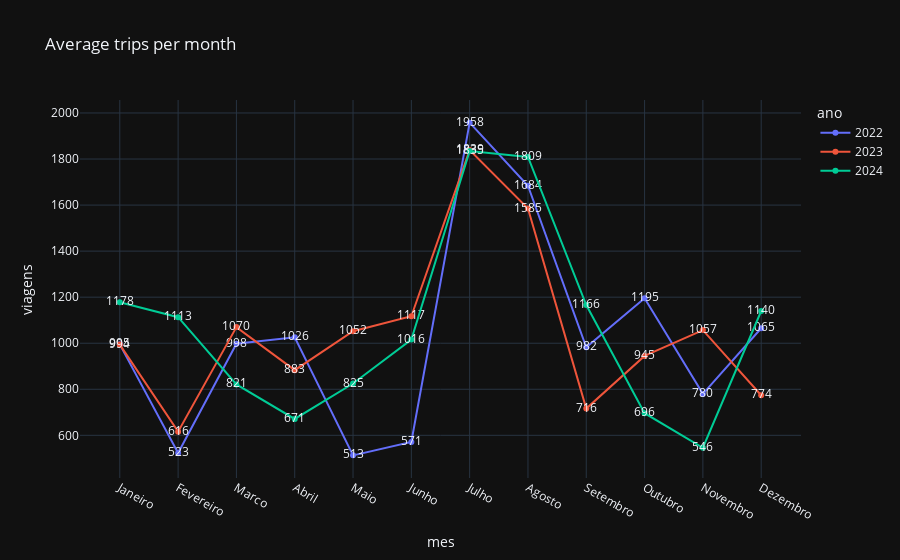

This figure's notebook cell:
### Code cell
# pd.set_option('display.max_rows', 5)

try:
    df = pd.read_csv(filepath_or_buffer=FILEPATH, sep=SEPARATOR, encoding=ENCODING)
    df_months = df.groupby(by=['mes'], sort=False).mean().reset_index()

    fig = px.line(data_frame=df, x=X_LABEL, y=Y_LABEL, title=TITLE, color=COLOR, text=TEXT)
    fig.show()

except FileNotFoundError:
    display('File not found')
    exit()

# df_months

### Figure 1 — Plotly figure (JSON) as saved in the notebook; plotly's stock layout.template omitted (floating-point values rounded to 4 significant figures)
{"data": [{"hovertemplate": "ano=2022<br>mes=%{x}<br>viagens=%{text}<extra></extra>", "legendgroup": "2022", "line": {"color": "#636efa", "dash": "solid"}, "marker": {"symbol": "circle"}, "mode": "lines+markers+text", "name": "2022", "orientation": "v", "showlegend": true, "text": [995.0, 523.0, 998.0, 1026.0, 513.0, 571.0, 1958.0, 1684.0, 982.0, 1195.0, 780.0, 1065.0], "x": ["Janeiro", "Fevereiro", "Marco", "Abril", "Maio", "Junho", "Julho", "Agosto", "Setembro", "Outubro", "Novembro", "Dezembro"], "xaxis": "x", "y": [995, 523, 998, 1026, 513, 571, 1958, 1684, 982, 1195, 780, 1065], "yaxis": "y", "type": "scatter"}, {"hovertemplate": "ano=2023<br>mes=%{x}<br>viagens=%{text}<extra></extra>", "legendgroup": "2023", "line": {"color": "#EF553B", "dash": "solid"}, "marker": {"symbol": "circle"}, "mode": "lines+markers+text", "name": "2023", "orientation": "v", "showlegend": true, "text": [994.0, 616.0, 1070.0, 883.0, 1052.0, 1117.0, 1839.0, 1585.0, 716.0, 945.0, 1057.0, 774.0], "x": ["Janeiro", "Fevereiro", "Marco", "Abril", "Maio", "Junho", "Julho", "Agosto", "Setembro", "Outubro", "Novembro", "Dezembro"], "xaxis": "x", "y": [994, 616, 1070, 883, 1052, 1117, 1839, 1585, 716, 945, 1057, 774], "yaxis": "y", "type": "scatter"}, {"hovertemplate": "ano=2024<br>mes=%{x}<br>viagens=%{text}<extra></extra>", "legendgroup": "2024", "line": {"color": "#00cc96", "dash": "solid"}, "marker": {"symbol": "circle"}, "mode": "lines+markers+text", "name": "2024", "orientation": "v", "showlegend": true, "text": [1178.0, 1113.0, 821.0, 671.0, 825.0, 1016.0, 1835.0, 1809.0, 1166.0, 696.0, 546.0, 1140.0], "x": ["Janeiro", "Fevereiro", "Marco", "Abril", "Maio", "Junho", "Julho", "Agosto", "Setembro", "Outubro", "Novembro", "Dezembro"], "xaxis": "x", "y": [1178, 1113, 821, 671, 825, 1016, 1835, 1809, 1166, 696, 546, 1140], "yaxis": "y", "type": "scatter"}], "layout": {"xaxis": {"anchor": "y", "domain": [0.0, 1.0], "title": {"text": "mes"}}, "yaxis": {"anchor": "x", "domain": [0.0, 1.0], "title": {"text": "viagens"}}, "legend": {"title": {"text": "ano"}, "tracegroupgap": 0}, "title": {"text": "Average trips per month"}}}
